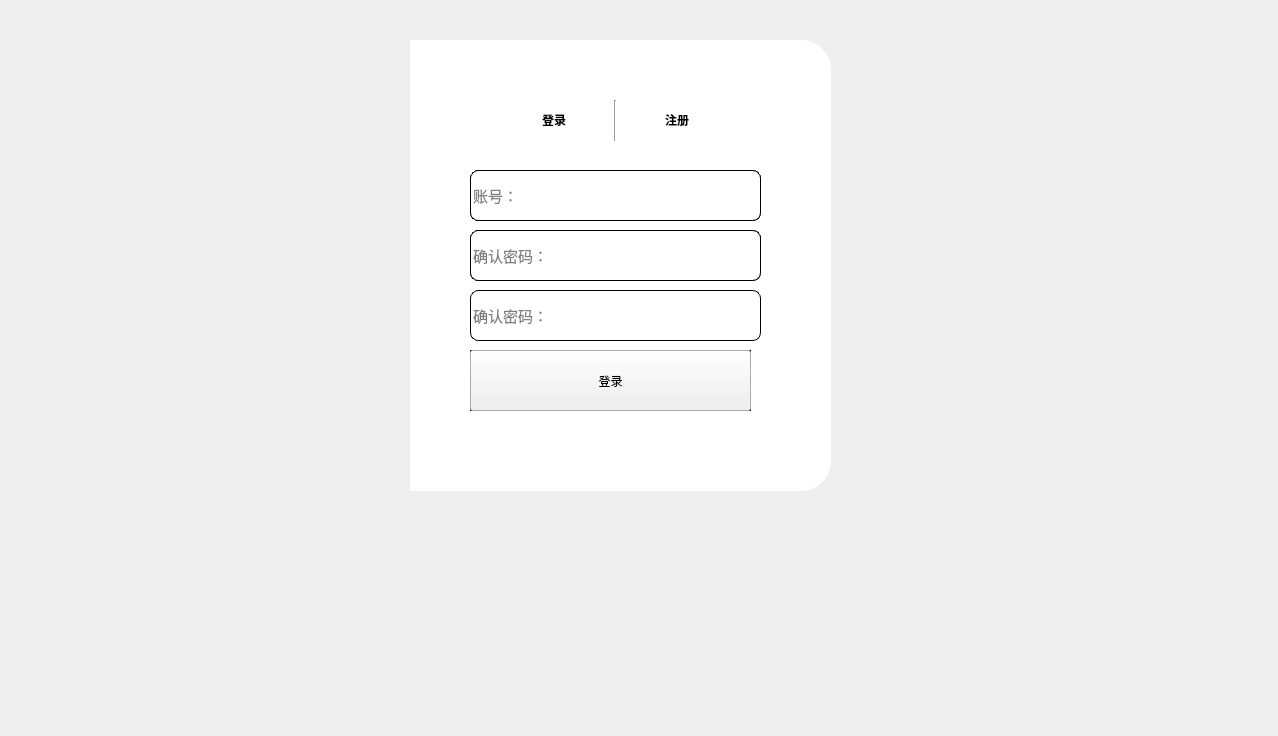
<?xml version="1.0" encoding="UTF-8"?>
<ui version="4.0">
 <class>MainWindow</class>
 <widget class="QMainWindow" name="MainWindow">
  <property name="geometry">
   <rect>
    <x>0</x>
    <y>0</y>
    <width>1278</width>
    <height>736</height>
   </rect>
  </property>
  <property name="windowTitle">
   <string>MainWindow</string>
  </property>
  <widget class="QWidget" name="centralwidget">
   <widget class="QLabel" name="label_2">
    <property name="geometry">
     <rect>
      <x>410</x>
      <y>40</y>
      <width>421</width>
      <height>451</height>
     </rect>
    </property>
    <property name="styleSheet">
     <string notr="true">background-color: rgb(255, 255, 255);
border-top-right-radius: 30px;
border-bottom-right-radius: 30px;</string>
    </property>
    <property name="text">
     <string/>
    </property>
   </widget>
   <widget class="QWidget" name="layoutWidget">
    <property name="geometry">
     <rect>
      <x>500</x>
      <y>100</y>
      <width>231</width>
      <height>41</height>
     </rect>
    </property>
    <layout class="QHBoxLayout" name="horizontalLayout">
     <item>
      <widget class="QPushButton" name="pushButton">
       <property name="font">
        <font>
         <weight>75</weight>
         <bold>true</bold>
        </font>
       </property>
       <property name="styleSheet">
        <string notr="true">#pushButton {
    border:none;
}

#pushButton:focus {
    color: rgb(186, 186, 186);
}</string>
       </property>
       <property name="text">
        <string>登录</string>
       </property>
      </widget>
     </item>
     <item>
      <widget class="Line" name="line">
       <property name="orientation">
        <enum>Qt::Vertical</enum>
       </property>
      </widget>
     </item>
     <item>
      <widget class="QPushButton" name="pushButton_2">
       <property name="font">
        <font>
         <weight>75</weight>
         <bold>true</bold>
        </font>
       </property>
       <property name="styleSheet">
        <string notr="true">#pushButton_2{
    border:none;
}

#pushButton:focus {
    color: rgb(186, 186, 186);
}</string>
       </property>
       <property name="text">
        <string>注册</string>
       </property>
      </widget>
     </item>
    </layout>
    <zorder>pushButton_2</zorder>
    <zorder>pushButton</zorder>
    <zorder>line</zorder>
   </widget>
   <widget class="QLabel" name="label">
    <property name="geometry">
     <rect>
      <x>40</x>
      <y>40</y>
      <width>371</width>
      <height>451</height>
     </rect>
    </property>
    <property name="styleSheet">
     <string notr="true">background-image: url(:/img/微信图片_20260512090802_44_827.ico);
border-top-left-radius:30px;
border-bottom-left-radius:30px;</string>
    </property>
    <property name="text">
     <string/>
    </property>
   </widget>
   <widget class="QWidget" name="widget_2" native="true">
    <property name="geometry">
     <rect>
      <x>450</x>
      <y>150</y>
      <width>311</width>
      <height>291</height>
     </rect>
    </property>
    <widget class="QLineEdit" name="lineEdit_2">
     <property name="geometry">
      <rect>
       <x>20</x>
       <y>80</y>
       <width>291</width>
       <height>51</height>
      </rect>
     </property>
     <property name="font">
      <font>
       <pointsize>11</pointsize>
      </font>
     </property>
     <property name="styleSheet">
      <string notr="true">border:1px solid rgb(0,0,0);
border-radius:8px;</string>
     </property>
     <property name="echoMode">
      <enum>QLineEdit::Password</enum>
     </property>
     <property name="placeholderText">
      <string>密码：</string>
     </property>
    </widget>
    <widget class="QLineEdit" name="lineEdit_3">
     <property name="geometry">
      <rect>
       <x>20</x>
       <y>20</y>
       <width>291</width>
       <height>51</height>
      </rect>
     </property>
     <property name="font">
      <font>
       <pointsize>11</pointsize>
      </font>
     </property>
     <property name="styleSheet">
      <string notr="true">border:1px solid rgb(0,0,0);
border-radius:8px;</string>
     </property>
     <property name="placeholderText">
      <string>账号：</string>
     </property>
    </widget>
    <widget class="QCheckBox" name="checkBox">
     <property name="geometry">
      <rect>
       <x>20</x>
       <y>160</y>
       <width>91</width>
       <height>19</height>
      </rect>
     </property>
     <property name="text">
      <string>记住密码</string>
     </property>
    </widget>
    <widget class="QPushButton" name="pushButton_3">
     <property name="geometry">
      <rect>
       <x>20</x>
       <y>200</y>
       <width>281</width>
       <height>61</height>
      </rect>
     </property>
     <property name="styleSheet">
      <string notr="true">#pushButton_3 {
    background-color: rgb(0, 0, 0);
    color: rgb(255, 255, 255);
    border:3px solid rgb(0, 0, 0);
    border-redius:8px;
}
#pushButton_3:hover {
    background-color: rgb(255, 255, 255);
    color: rgb(0, 0, 0);
}
#pushButton_3:pressed {
    padding-top:5px;
    padding-left:5px;
}</string>
     </property>
     <property name="text">
      <string>登录</string>
     </property>
    </widget>
   </widget>
   <widget class="QWidget" name="widget_3" native="true">
    <property name="geometry">
     <rect>
      <x>460</x>
      <y>140</y>
      <width>311</width>
      <height>291</height>
     </rect>
    </property>
    <widget class="QPushButton" name="pushButton_4">
     <property name="geometry">
      <rect>
       <x>10</x>
       <y>210</y>
       <width>281</width>
       <height>61</height>
      </rect>
     </property>
     <property name="styleSheet">
      <string notr="true">#pushButton_5{
    background-color: rgb(0, 0, 0);
    color: rgb(255, 255, 255);
    border:3px solid rgb(0, 0, 0);
    border-redius:8px;
}
#pushButton_5:hover {
    background-color: rgb(255, 255, 255);
    color: rgb(0, 0, 0);
}
#pushButton_5:pressed {
    padding-top:5px;
    padding-left:5px;
}</string>
     </property>
     <property name="text">
      <string>登录</string>
     </property>
    </widget>
    <widget class="QLineEdit" name="lineEdit_5">
     <property name="geometry">
      <rect>
       <x>10</x>
       <y>150</y>
       <width>291</width>
       <height>51</height>
      </rect>
     </property>
     <property name="font">
      <font>
       <pointsize>11</pointsize>
      </font>
     </property>
     <property name="styleSheet">
      <string notr="true">border:1px solid rgb(0,0,0);
border-radius:8px;</string>
     </property>
     <property name="echoMode">
      <enum>QLineEdit::Password</enum>
     </property>
     <property name="placeholderText">
      <string>确认密码：</string>
     </property>
    </widget>
    <widget class="QLineEdit" name="lineEdit">
     <property name="geometry">
      <rect>
       <x>10</x>
       <y>30</y>
       <width>291</width>
       <height>51</height>
      </rect>
     </property>
     <property name="font">
      <font>
       <pointsize>11</pointsize>
      </font>
     </property>
     <property name="styleSheet">
      <string notr="true">border:1px solid rgb(0,0,0);
border-radius:8px;</string>
     </property>
     <property name="placeholderText">
      <string>账号：</string>
     </property>
    </widget>
    <widget class="QLineEdit" name="lineEdit_6">
     <property name="geometry">
      <rect>
       <x>10</x>
       <y>90</y>
       <width>291</width>
       <height>51</height>
      </rect>
     </property>
     <property name="font">
      <font>
       <pointsize>11</pointsize>
      </font>
     </property>
     <property name="styleSheet">
      <string notr="true">border:1px solid rgb(0,0,0);
border-radius:8px;</string>
     </property>
     <property name="echoMode">
      <enum>QLineEdit::Password</enum>
     </property>
     <property name="placeholderText">
      <string>确认密码：</string>
     </property>
    </widget>
   </widget>
  </widget>
 </widget>
 <resources>
  <include location="../phone.qrc"/>
 </resources>
 <connections/>
</ui>
